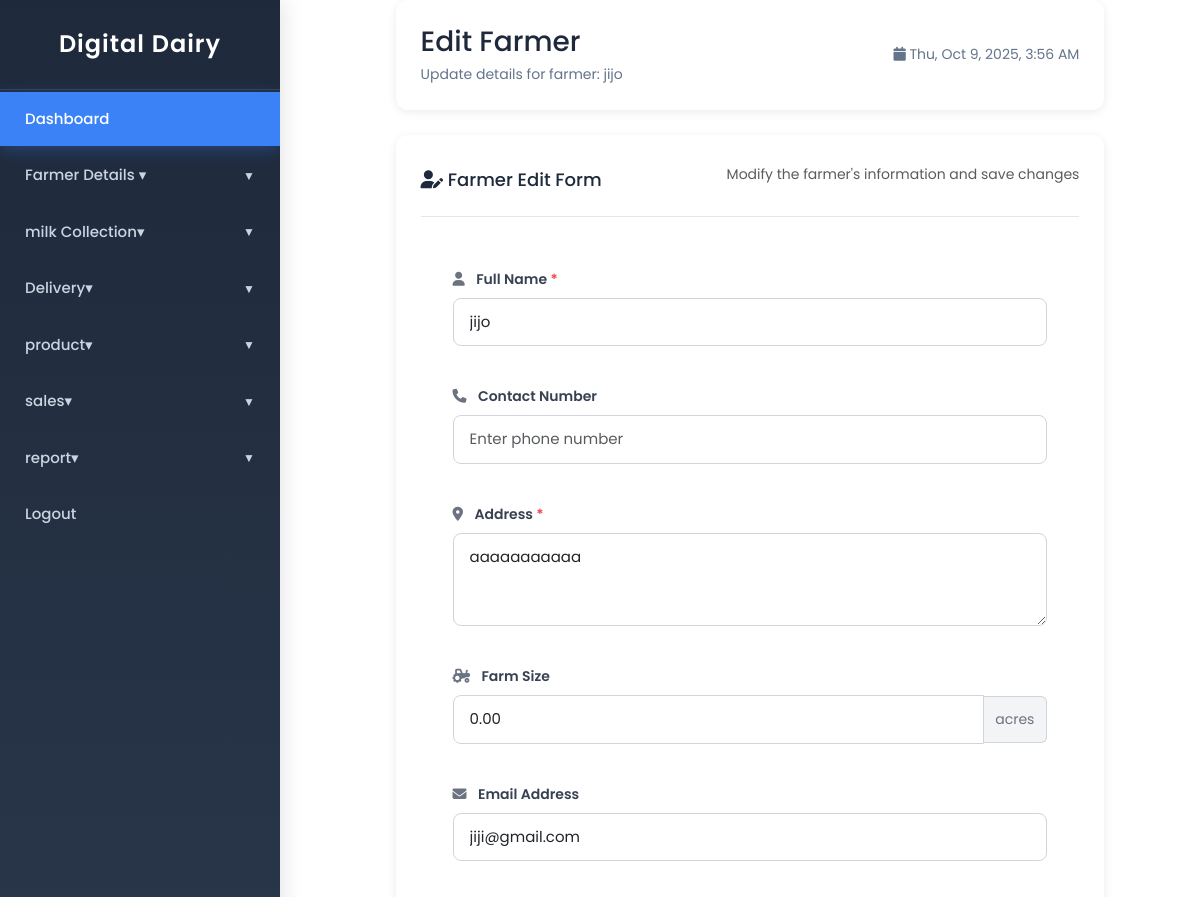
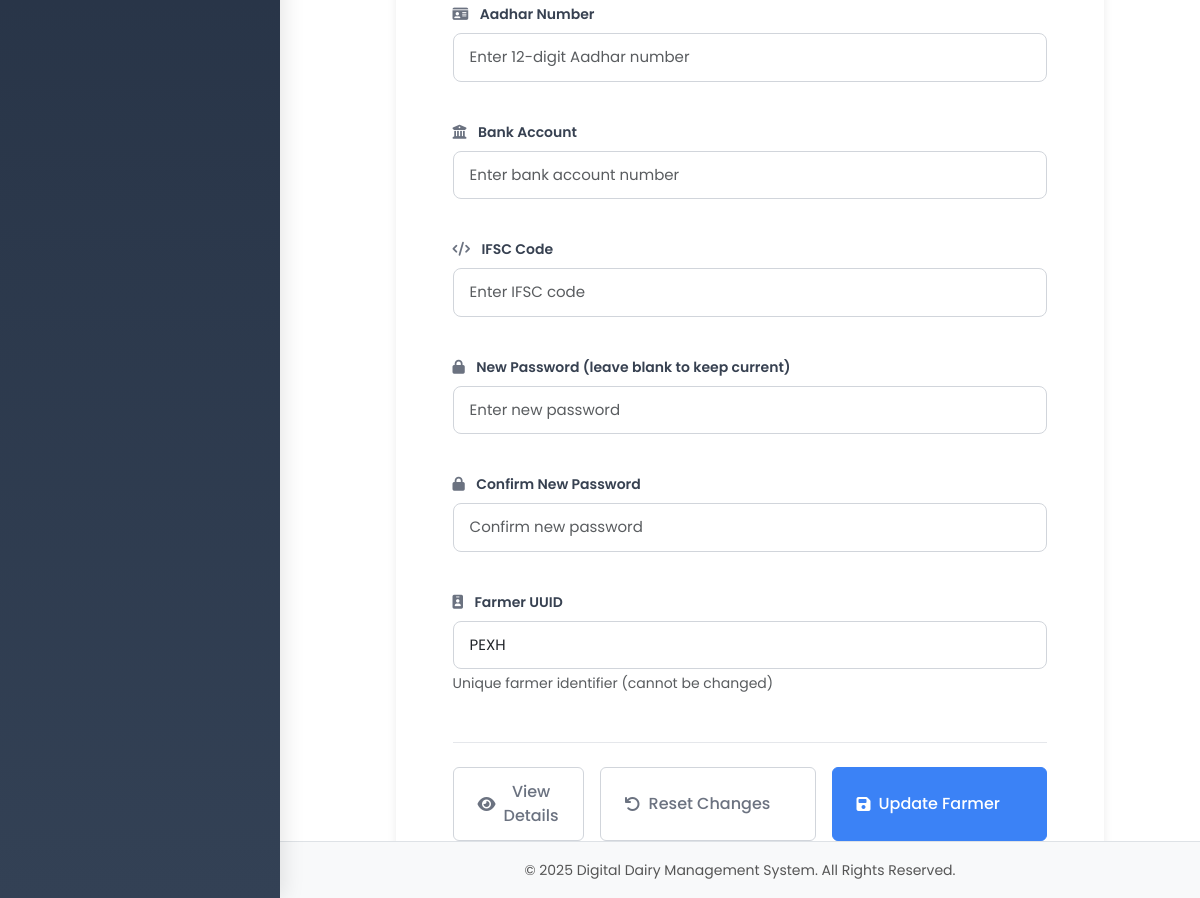
Page /edit-farmer.php?uuid=PEXH (signed in) on the committed database (2 pictures, top to bottom).
### tables this page shows
CREATE TABLE `farmers` (
  `id` int(11) NOT NULL,
  `uuid` varchar(4) NOT NULL,
  `name` varchar(100) NOT NULL,
  `contact` varchar(20) DEFAULT NULL,
  `address` text NOT NULL,
  `farm_size` decimal(10,2) DEFAULT NULL,
  `email` varchar(100) DEFAULT NULL,
  `password` varchar(255) NOT NULL,
  `aadhar` varchar(12) DEFAULT NULL,
  `bank_account` varchar(30) DEFAULT NULL,
  `ifsc` varchar(15) DEFAULT NULL,
  `created_at` timestamp NOT NULL DEFAULT current_timestamp(),
  `status` enum('active','inactive') DEFAULT 'active',
  `username` varchar(100) DEFAULT NULL,
  `reset_token` varchar(64) DEFAULT NULL,
  `reset_expires` datetime DEFAULT NULL
);

### edit-farmer.php (the view, shortened to what this page needs)
<?php
include('includes/header.php');
include('includes/config.php');
$uuid = mysqli_real_escape_string($con, $_GET['uuid']);
$query = "SELECT * FROM farmers WHERE uuid = '$uuid'";
$result = mysqli_query($con, $query);
$farmer = mysqli_fetch_assoc($result);
?>
<!DOCTYPE html>
<html lang="en">
<head>
    <link rel="stylesheet" href="style.css">
    <link rel="stylesheet" href="https://cdnjs.cloudflare.com/ajax/libs/font-awesome/6.4.0/css/all.min.css">
</head>
<body>
    <div class="dashboard-container">
        <?php include('includes/sidebar.php'); ?>
        <div class="dashboard-main">
            <div class="dashboard-header">
                <div class="dashboard-title">
                    <h1>Edit Farmer</h1>
                    <p>Update details for farmer: <?php echo htmlspecialchars($farmer['name']); ?></p>
                </div>
                <div class="date-display">
                    <i class="fas fa-calendar"></i>
                    <span id="currentDateTime"></span>
                </div>
            </div>
            <div class="chart-card">
                <div class="chart-header">
                    <h3><i class="fas fa-user-edit"></i> Farmer Edit Form</h3>
                    <p class="text-muted">Modify the farmer's information and save changes</p>
                </div>
                <div class="form-container">
                    <form action="process_edit_farmer.php" method="post" class="modern-form">
                        <div class="form-grid">
                            <div class="form-group">
                                <label for="name" class="form-label">
                                    <i class="fas fa-user"></i> Full Name <span class="required">*</span>
                                </label>
                                <input type="text" id="name" name="name" class="form-control" required
                                       placeholder="Enter farmer's full name" value="<?php echo htmlspecialchars($farmer['name']); ?>">
                            </div>
                            <div class="form-group">
                                <label for="contact" class="form-label">
                                    <i class="fas fa-phone"></i> Contact Number
                                </label>
                                <input type="tel" id="contact" name="contact" class="form-control"
                                       placeholder="Enter phone number" value="<?php echo htmlspecialchars($farmer['contact']); ?>">
                            </div>
                            <div class="form-group full-width">
                                <label for="address" class="form-label">
                                    <i class="fas fa-map-marker-alt"></i> Address <span class="required">*</span>
                                </label>
                                <textarea id="address" name="address" class="form-control" rows="3" required
                                          placeholder="Enter complete address"><?php echo htmlspecialchars($farmer['address']); ?></textarea>
                            </div>
                            <div class="form-group">
                                <label for="farm_size" class="form-label">
                                    <i class="fas fa-tractor"></i> Farm Size
                                </label>
                                <div class="input-group">
                                    <input type="number" id="farm_size" name="farm_size" class="form-control"
                                           placeholder="0.0" step="0.01" min="0" value="<?php echo htmlspecialchars($farmer['farm_size']); ?>">
                                    <span class="input-addon">acres</span>
                                </div>
                            </div>
                            <div class="form-group">
                                <label for="email" class="form-label">
                                    <i class="fas fa-envelope"></i> Email Address
                                </label>
                                <input type="email" id="email" name="email" class="form-control"
                                       placeholder="Enter email address" value="<?php echo htmlspecialchars($farmer['email']); ?>">
                            </div>
                            <div class="form-group">
                                <label for="aadhar" class="form-label">
                                    <i class="fas fa-id-card"></i> Aadhar Number
                                </label>
                                <input type="text" id="aadhar" name="aadhar" class="form-control"
                                       placeholder="Enter 12-digit Aadhar number" maxlength="12" value="<?php echo htmlspecialchars($farmer['aadhar']); ?>">
                            </div>
                            <div class="form-group">
                                <label for="bank_account" class="form-label">
                                    <i class="fas fa-university"></i> Bank Account
                                </label>
                                <input type="text" id="bank_account" name="bank_account" class="form-control"
                                       placeholder="Enter bank account number" value="<?php echo htmlspecialchars($farmer['bank_account']); ?>">
                            </div>
                            <div class="form-group">
                                <label for="ifsc" class="form-label">
                                    <i class="fas fa-code"></i> IFSC Code
                                </label>
                                <input type="text" id="ifsc" name="ifsc" class="form-control"
                                       placeholder="Enter IFSC code" value="<?php echo htmlspecialchars($farmer['ifsc']); ?>">
                            </div>
                            <div class="form-group">
                                <label for="password" class="form-label">
                                    <i class="fas fa-lock"></i> New Password (leave blank to keep current)
                                </label>
                                <input type="password" id="password" name="password" class="form-control"
                                       placeholder="Enter new password">
                            </div>
                            <div class="form-group">
                                <label for="confirm_password" class="form-label">
                                    <i class="fas fa-lock"></i> Confirm New Password
                                </label>
                                <input type="password" id="confirm_password" name="confirm_password" class="form-control"
                                       placeholder="Confirm new password">
                            </div>
                            <div class="form-group">
                                <label for="farmer_uuid_display" class="form-label">
                                    <i class="fas fa-id-badge"></i> Farmer UUID
                                </label>
                                <input type="text" id="farmer_uuid_display" name="farmer_uuid_display" class="form-control"
                                       value="<?php echo htmlspecialchars($farmer['uuid']); ?>" readonly>
                                <small class="form-text text-muted">Unique farmer identifier (cannot be changed)</small>
                            </div>
                        </div>
                        <div class="form-actions">
                            <a href="view-farmer.php?uuid=<?php echo $farmer['uuid']; ?>" class="btn btn-outline-secondary">
                                <i class="fas fa-eye"></i> View Details
                            </a>
                            <button type="reset" class="btn btn-outline-secondary">
                                <i class="fas fa-undo"></i> Reset Changes
                            </button>
                            <button type="submit" class="btn btn-primary">
                                <i class="fas fa-save"></i> Update Farmer
                            </button>
                        </div>
                    </form>
                </div>
            </div>
        </div>
    </div>
</body>
</html>
<?php include('includes/footer.php'); ?>

### style.css (style rules this page uses)
* { margin: 0; padding: 0; box-sizing: border-box; font-family: 'Poppins', sans-serif; }
body { margin: 0; padding: 0; font-family: 'Segoe UI', sans-serif; display: flex; justify-content: center; align-items: center; min-height: 100vh; }
.form-group { margin-bottom: 18px; display: flex; flex-direction: column; }
.form-group label { font-size: 14px; color: #333; font-weight: 500; margin-bottom: 8px; }
.form-group label span { color: red; }
.form-group input, .form-group textarea { width: 100%; padding: 10px 14px; border: 1px solid #ccc; border-radius: 8px; font-size: 15px; transition: 0.3s; }
button { width: 100%; padding: 10px; background-color: #2c2c54; color: white; border: none; border-radius: 5px; font-weight: bold; cursor: pointer; }
.dashboard-container { display: flex; min-height: 100vh; }
.dashboard-header { background: #fff; padding: 25px; border-radius: 12px; box-shadow: 0 2px 10px rgba(0,0,0,0.08); margin-bottom: 25px; display: flex; justify-content: space-between; align-items: center; }
.dashboard-title h1 { margin: 0; color: #1e293b; font-size: 28px; }
.dashboard-title p { margin: 5px 0 0 0; color: #64748b; font-size: 14px; }
.date-display { color: #64748b; font-size: 14px; }
.chart-card { background: #fff; padding: 25px; border-radius: 12px; box-shadow: 0 2px 10px rgba(0,0,0,0.08); }
.chart-header { display: flex; justify-content: space-between; align-items: center; margin-bottom: 20px; padding-bottom: 15px; border-bottom: 1px solid #e2e8f0; }
.chart-header h3 { margin: 0; color: #1e293b; font-size: 18px; }
:root { --sidebar-bg: linear-gradient(180deg, #1e293b 0%, #334155 100%); --sidebar-hover: rgba(255, 255, 255, 0.1); --sidebar-active: #3b82f6; --text-primary: #ffffff; --text-secondary: #cbd5e1; --transition: all 0.3s cubic-bezier(0.4, 0, 0.2, 1); }
.form-group { display: flex; flex-direction: column; }
.form-group label { font-weight: 600; color: #374151; margin-bottom: 8px; font-size: 14px; }
.form-group label span { color: #ef4444; }
.form-group input, .form-group textarea { padding: 12px 16px; border: 1px solid #d1d5db; border-radius: 8px; font-size: 15px; transition: all 0.3s ease; }
.form-group textarea { resize: vertical; min-height: 80px; }
.form-container { padding: 2rem; }
.modern-form { max-width: 100%; }
.form-grid { display: grid; grid-template-columns: repeat(auto-fit, minmax(300px, 1fr)); gap: 1.5rem; margin-bottom: 2rem; }
.form-group { margin-bottom: 1rem; }
.form-group.full-width { grid-column: 1 / -1; }
.form-label { display: block; margin-bottom: 0.5rem; font-weight: 600; color: #374151; }
.form-label i { margin-right: 0.5rem; color: #6b7280; }
.required { color: #ef4444; }
.form-control { width: 100%; padding: 0.75rem; border: 1px solid #d1d5db; border-radius: 0.375rem; font-size: 1rem; transition: all 0.2s; }
textarea.form-control { resize: vertical; min-height: 80px; }
.input-group { display: flex; align-items: center; }
.input-group .form-control { flex: 1; border-top-right-radius: 0; border-bottom-right-radius: 0; }
.input-addon { padding: 0.75rem; background-color: #f3f4f6; border: 1px solid #d1d5db; border-left: none; border-top-right-radius: 0.375rem; border-bottom-right-radius: 0.375rem; color: #6b7280; font-size: 0.875rem; }
.form-actions { display: flex; gap: 1rem; justify-content: flex-end; margin-top: 2rem; padding-top: 1.5rem; border-top: 1px solid #e5e7eb; }
.btn { display: inline-flex; align-items: center; gap: 0.5rem; padding: 0.75rem 1.5rem; border: 1px solid transparent; border-radius: 0.375rem; font-size: 1rem; font-weight: 500; text-decoration: none; cursor: pointer; transition: all 0.2s; }
.btn-primary { background-color: #3b82f6; color: white; border-color: #3b82f6; }
.btn-outline-secondary { background-color: transparent; color: #6b7280; border-color: #d1d5db; }
.text-muted { color: #6b7280; font-size: 0.875rem; margin-top: 0.25rem; }

### rows in the picture
farmers: name "jijo", address "aaaaaaaaaaa", farm_size "0.00", email "jiji@gmail.com", farmer_uuid_display "PEXH"
